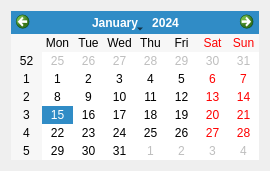
<?xml version="1.0" encoding="UTF-8"?>
<ui version="4.0">
 <class>CalendarView</class>
 <widget class="QDialog" name="CalendarView">
  <layout class="QVBoxLayout" name="verticalLayout">
   <item>
    <widget class="EventCalendarWidget" name="calendarWidget"/>
   </item>
  </layout>
 </widget>
 <customwidgets>
  <customwidget>
   <class>EventCalendarWidget</class>
   <extends>QCalendarWidget</extends>
   <header>eventcalendarwidget.h</header>
  </customwidget>
 </customwidgets>
 <resources/>
 <connections/>
</ui>
